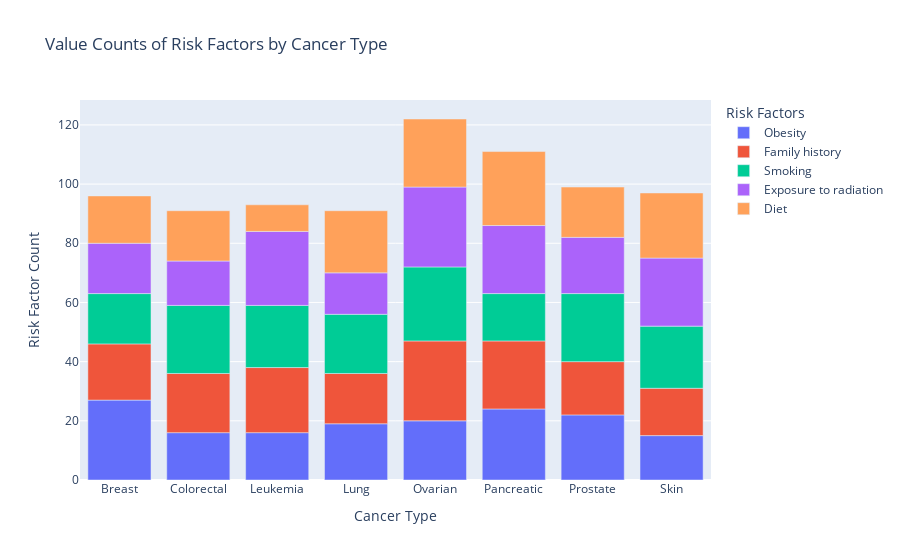

Notebook cell for this chart:
### Markdown cell above
Count the risk factors in the cohort, grouped by cancer type, and generate a stacked bar plot of the counts:

### Code cell
# Group the data by cancer type and obtain value counts of risk factors
risk_factor_counts = data.groupby('cancer_type')['risk_factors'].value_counts().reset_index(name='count')

# Create an interactive bar plot
fig = px.bar(risk_factor_counts, x='cancer_type', y='count', color='risk_factors',
             title='Value Counts of Risk Factors by Cancer Type',
             labels={'cancer_type': 'Cancer Type', 'count': ' Risk Factor Count', 'risk_factors': 'Risk Factors'})

# Show the plot
fig.show()

### Figure 1 — Plotly figure (JSON) as saved in the notebook; plotly's stock layout.template omitted (floating-point values rounded to 4 significant figures)
{"data": [{"alignmentgroup": "True", "hovertemplate": "Risk Factors=Obesity<br>Cancer Type=%{x}<br> Risk Factor Count=%{y}<extra></extra>", "legendgroup": "Obesity", "marker": {"color": "#636efa", "pattern": {"shape": ""}}, "name": "Obesity", "offsetgroup": "Obesity", "orientation": "v", "showlegend": true, "textposition": "auto", "type": "bar", "x": ["Breast", "Colorectal", "Leukemia", "Lung", "Ovarian", "Pancreatic", "Prostate", "Skin"], "xaxis": "x", "y": [27, 16, 16, 19, 20, 24, 22, 15], "yaxis": "y"}, {"alignmentgroup": "True", "hovertemplate": "Risk Factors=Family history<br>Cancer Type=%{x}<br> Risk Factor Count=%{y}<extra></extra>", "legendgroup": "Family history", "marker": {"color": "#EF553B", "pattern": {"shape": ""}}, "name": "Family history", "offsetgroup": "Family history", "orientation": "v", "showlegend": true, "textposition": "auto", "type": "bar", "x": ["Breast", "Colorectal", "Leukemia", "Lung", "Ovarian", "Pancreatic", "Prostate", "Skin"], "xaxis": "x", "y": [19, 20, 22, 17, 27, 23, 18, 16], "yaxis": "y"}, {"alignmentgroup": "True", "hovertemplate": "Risk Factors=Smoking<br>Cancer Type=%{x}<br> Risk Factor Count=%{y}<extra></extra>", "legendgroup": "Smoking", "marker": {"color": "#00cc96", "pattern": {"shape": ""}}, "name": "Smoking", "offsetgroup": "Smoking", "orientation": "v", "showlegend": true, "textposition": "auto", "type": "bar", "x": ["Breast", "Colorectal", "Leukemia", "Lung", "Ovarian", "Pancreatic", "Prostate", "Skin"], "xaxis": "x", "y": [17, 23, 21, 20, 25, 16, 23, 21], "yaxis": "y"}, {"alignmentgroup": "True", "hovertemplate": "Risk Factors=Exposure to radiation<br>Cancer Type=%{x}<br> Risk Factor Count=%{y}<extra></extra>", "legendgroup": "Exposure to radiation", "marker": {"color": "#ab63fa", "pattern": {"shape": ""}}, "name": "Exposure to radiation", "offsetgroup": "Exposure to radiation", "orientation": "v", "showlegend": true, "textposition": "auto", "type": "bar", "x": ["Breast", "Colorectal", "Leukemia", "Lung", "Ovarian", "Pancreatic", "Prostate", "Skin"], "xaxis": "x", "y": [17, 15, 25, 14, 27, 23, 19, 23], "yaxis": "y"}, {"alignmentgroup": "True", "hovertemplate": "Risk Factors=Diet<br>Cancer Type=%{x}<br> Risk Factor Count=%{y}<extra></extra>", "legendgroup": "Diet", "marker": {"color": "#FFA15A", "pattern": {"shape": ""}}, "name": "Diet", "offsetgroup": "Diet", "orientation": "v", "showlegend": true, "textposition": "auto", "type": "bar", "x": ["Breast", "Colorectal", "Leukemia", "Lung", "Ovarian", "Pancreatic", "Prostate", "Skin"], "xaxis": "x", "y": [16, 17, 9, 21, 23, 25, 17, 22], "yaxis": "y"}], "layout": {"autosize": true, "barmode": "relative", "legend": {"title": {"text": "Risk Factors"}, "tracegroupgap": 0}, "title": {"text": "Value Counts of Risk Factors by Cancer Type"}, "xaxis": {"anchor": "y", "autorange": true, "domain": [0, 1], "range": [-0.5, 7.5], "title": {"text": "Cancer Type"}, "type": "category"}, "yaxis": {"anchor": "x", "autorange": true, "domain": [0, 1], "range": [0, 128.4], "title": {"text": " Risk Factor Count"}, "type": "linear"}}}
